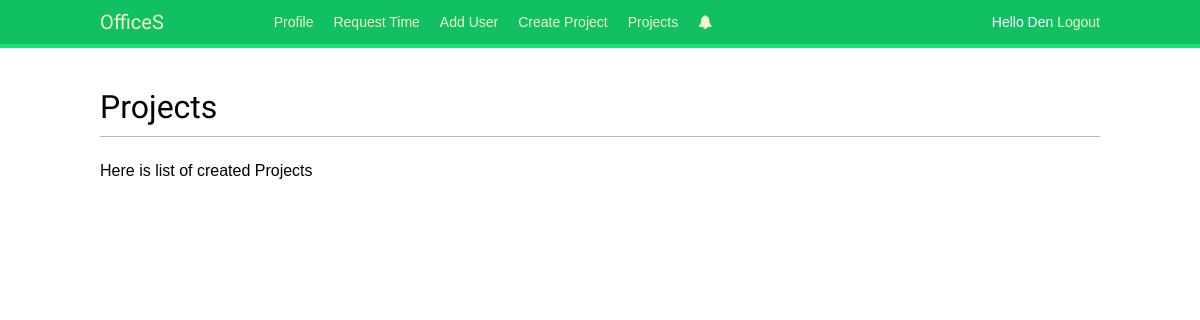
The app's page /projects/ (signed in), older data.
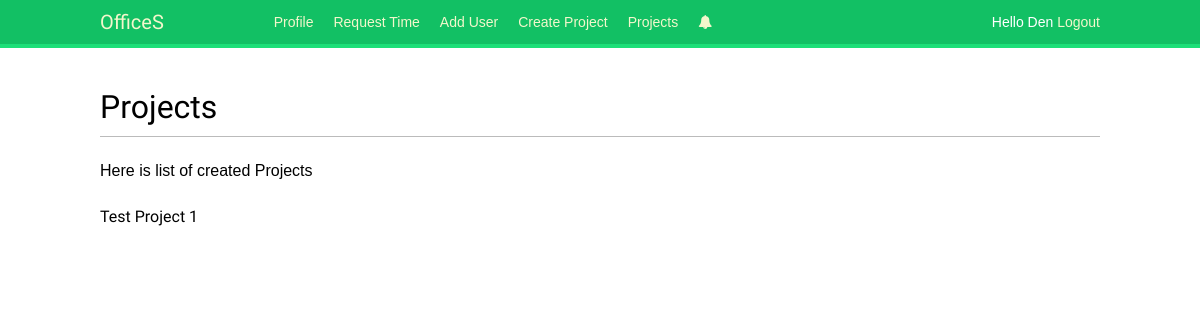
The same page, newer data.
### offices/models.py (models this page shows, shortened)
class Project(models.Model):
    name = models.CharField(max_length=200,default='')
    is_active = models.BooleanField(default=True)

### offices/views.py (the view)
# urls.py: path('projects/', views.projects_list, name='projects'),
@login_required
def projects_list(request):
    user = request.user
    try:
        profile = Profile.objects.get(user=user.id)
    except:
        pass
    if user.is_superuser:
        projects = Project.objects.filter(is_active=True)
    return render(request,
              'offices/projects_list.html', locals()
             )

### offices/templates/offices/projects_list.html (shortened to what this page needs)
{% extends 'base.html' %}
{% block content %}
<h1>Projects</h1>
<p>Here is list of created Projects</p>
<div id="main" class="projects-list">
    {% for project in projects %}
        <div class="project">
            <h4>{{ project.name }}</h4>
        </div>
    {% endfor %}
</div>
{% endblock  %}

Row changes from the older to the newer data that the page shows:
added Project: name "Test Project 1"
